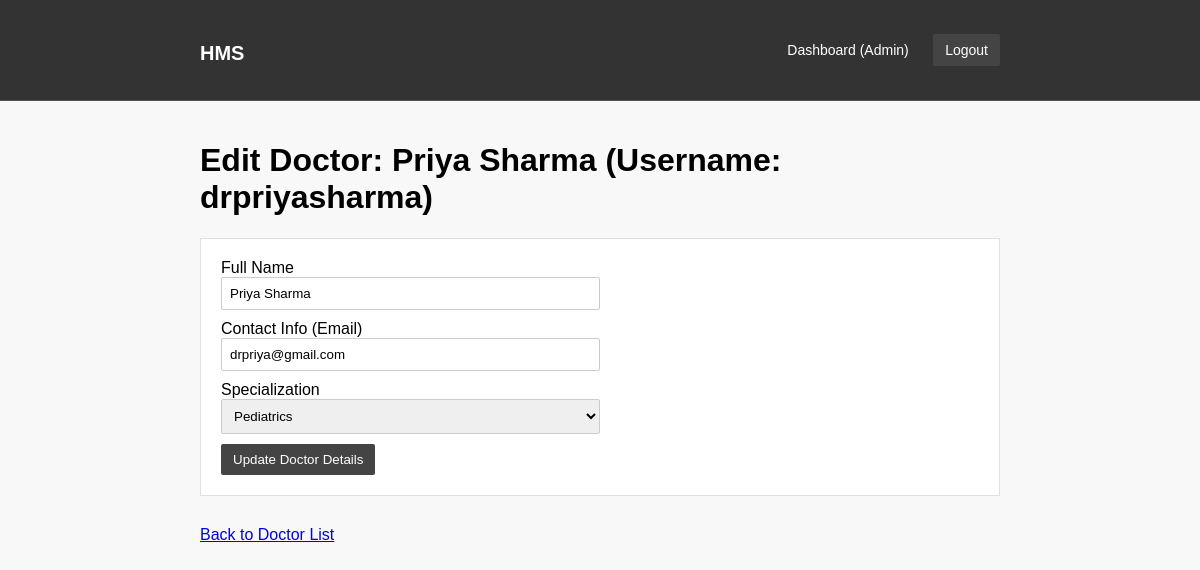
The app's page /admin/doctors/edit/2 (signed in) with its own data.
### tables this page shows
CREATE TABLE Doctor (
            id INTEGER PRIMARY KEY AUTOINCREMENT,
            user_id INTEGER UNIQUE NOT NULL,
            name TEXT NOT NULL,
            specialization_id INTEGER NOT NULL,
            contact_info TEXT,
            is_blacklisted BOOLEAN NOT NULL DEFAULT 0,  -- REVERTED: Blacklist column added back
            FOREIGN KEY (user_id) REFERENCES User(id),
            FOREIGN KEY (specialization_id) REFERENCES Specialization(id)
        );

CREATE TABLE User (
            id INTEGER PRIMARY KEY AUTOINCREMENT,
            username TEXT UNIQUE NOT NULL,
            password_hash TEXT NOT NULL,
            role TEXT NOT NULL CHECK(role IN ('Admin', 'Doctor', 'Patient'))
        );

CREATE TABLE Specialization (
            id INTEGER PRIMARY KEY AUTOINCREMENT,
            name TEXT UNIQUE NOT NULL,
            description TEXT
        );

### app.py (the view)
        @is_logged_in
        def wrapper(*args, **kwargs):
            if session.get('role') != required_role:
                flash(f'Access denied. Only {required_role} can access this.', 'danger')
                return redirect(url_for('dashboard'))
            return f(*args, **kwargs)

### app.py (called while the page is built, shortened)
def is_logged_in(f):
    def wrapper(*args, **kwargs):
        if 'logged_in' not in session:
            flash('Please log in to view this page.', 'danger')
            return redirect(url_for('login'))
        return f(*args, **kwargs)
    wrapper.__name__ = f.__name__
    return wrapper

def has_role(required_role):
    def decorator(f):
        @is_logged_in
        def wrapper(*args, **kwargs):
            if session.get('role') != required_role:
                flash(f'Access denied. Only {required_role} can access this.', 'danger')
                return redirect(url_for('dashboard'))
            return f(*args, **kwargs)
        wrapper.__name__ = f.__name__
        return wrapper
    return decorator

@app.route('/admin/doctors/edit/<int:doctor_id>', methods=['GET', 'POST'])
@has_role('Admin')
def edit_doctor(doctor_id):
    conn = get_db_connection()
    doctor_data = conn.execute("""
        SELECT d.id, d.name, d.specialization_id, d.contact_info, u.username
        FROM Doctor d
        JOIN User u ON d.user_id = u.id
        WHERE d.id = ?
    """, (doctor_id,)).fetchone()
    specializations = conn.execute("SELECT id, name FROM Specialization ORDER BY name").fetchall()
    conn.close()
    if not doctor_data:
        flash('Doctor not found.', 'danger')
        return redirect(url_for('manage_doctors'))
    context = {
        'doctor': doctor_data,
        'specializations': specializations,
        'section_title': f'Edit Doctor: {doctor_data["name"]}'
    }
    return render_template('admin/edit_doctor.html', **context)

### database.py (called while the page is built)
def get_db_connection():
    conn = sqlite3.connect(DB_NAME)
    conn.row_factory = sqlite3.Row
    conn.execute('PRAGMA foreign_keys = ON;')
    return conn

### templates/admin/edit_doctor.html (shortened to what this page needs)
{% extends "base.html" %}
{% block content %}
<h1>Edit Doctor: {{ doctor['name'] }} (Username: {{ doctor['username'] }})</h1>
<div style="background: white; padding: 20px; border: 1px solid #e0e0e0; margin-bottom: 30px;">
    <form method="POST" action="{{ url_for('edit_doctor', doctor_id=doctor['id']) }}" style="width: 50%; min-width: 300px;">
        <label for="name">Full Name</label>
        <input type="text" id="name" name="name" value="{{ doctor['name'] }}" required>
        <label for="contact_info">Contact Info (Email)</label>
        <input type="email" id="contact_info" name="contact_info" value="{{ doctor['contact_info'] }}" required>
        <label for="specialization_id">Specialization</label>
        <select id="specialization_id" name="specialization_id" required>
            {% for spec in specializations %}
            <option value="{{ spec['id'] }}" {% if spec['id'] == doctor['specialization_id'] %} selected {% endif %}>
                {{ spec['name'] }}
            </option>
            {% endfor %}
        </select>
        <button type="submit">Update Doctor Details</button>
    </form>
</div>
<p><a href="{{ url_for('manage_doctors') }}">Back to Doctor List</a></p>
{% endblock %}

### static/css/style.css (style rules this page uses)
body { font-family: Arial, sans-serif; margin: 0; padding: 0; background-color: #f8f8f8; }
input[type="text"], input[type="password"], input[type="email"], select, input[type="date"], input[type="time"] { padding: 8px; margin-bottom: 10px; border: 1px solid #ccc; border-radius: 2px; display: block; width: 100%; box-sizing: border-box; }
button, .button { background: #444; color: #fff; padding: 8px 12px; border: none; cursor: pointer; border-radius: 2px; text-decoration: none; display: inline-block; transition: background 0.3s; }

### records on screen
Doctor: name "Priya Sharma", contact_info "drpriya@gmail.com", specialization_id "Pediatrics"
User: username "drpriyasharma"

### other values on screen
{{ session.get('role') }} "Admin"
